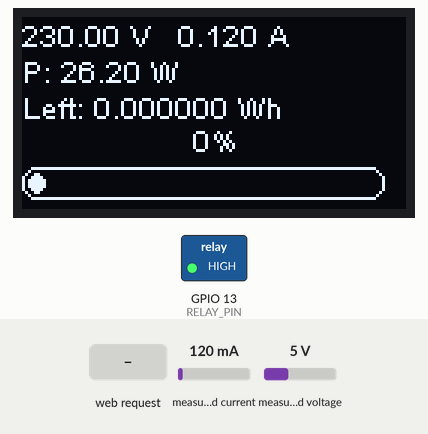
The sketch below on a simulated ESP8266 (NodeMCU). On the bench: 128×64 one-colour display, switched loads named in the sketch (green lamp = pin HIGH). Inputs (shaded band) come from the test bench; at power-on: measured current 120 mA, measured voltage 5 V. EEPROM starts erased; what the sketch prints to the serial monitor is not drawn.

Above: at 3.2 s.
3.3 s: HTTP request GET /add?val=1 received
At 3.52 s:
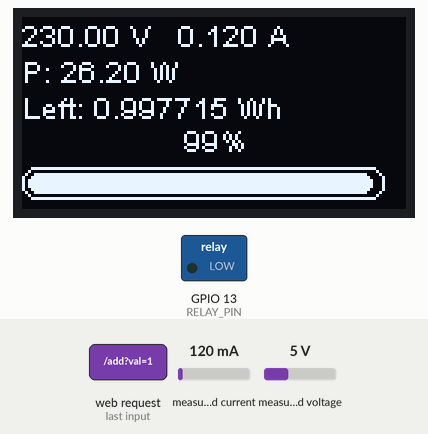
5.7 s: measured current set to 40 mA
At 5.97 s:
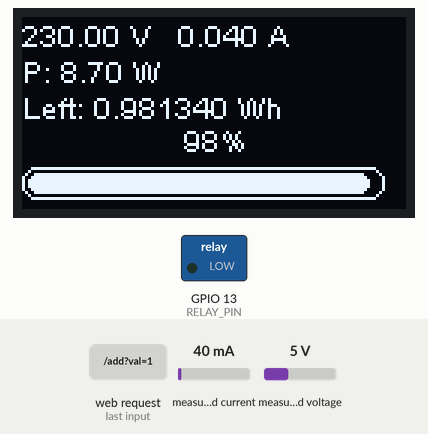
7.3 s: measured voltage set to 0.3 V
At 7.51 s:
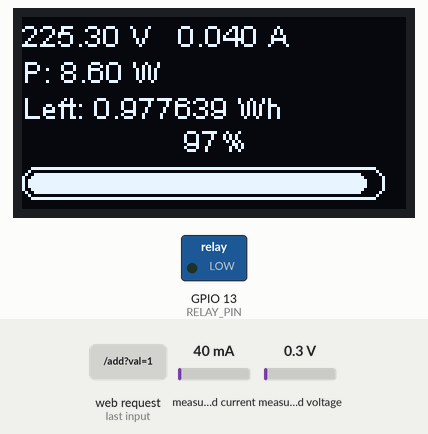
8.8 s: measured current set to 500 mA
At 9.04 s:
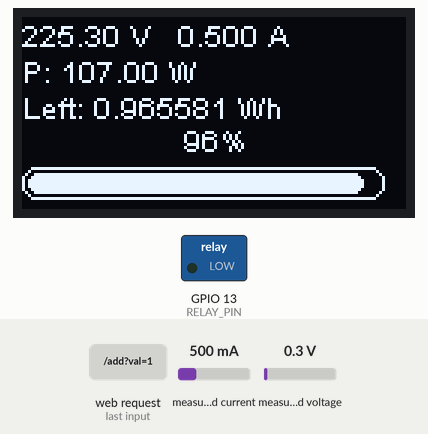
10.3 s: measured voltage set to 3.8 V
At 10.58 s:
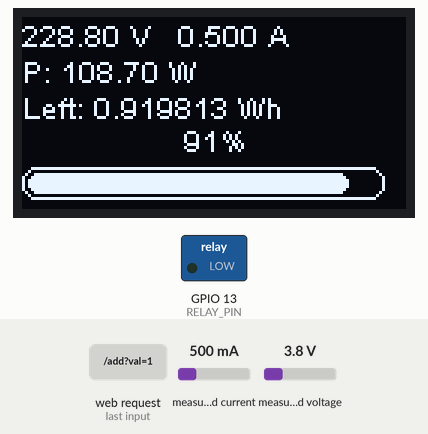
Timing chart, 0 to 12.9 s (numbered marks = the images above; inputs shaded):
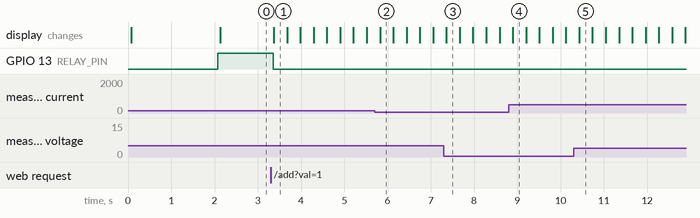

The sketch:

esp8266_code.ino
```cpp
/*
Power Meter
by Tolojanahary
Co-developed with Rina
*/

#include <ESP8266WiFi.h>
#include <ESP8266WebServer.h>
#include <EEPROM.h>

#include <PZEM004Tv30.h>
#include <SoftwareSerial.h>

#include <Wire.h>
#include "SSD1306Wire.h"

// -------- HARDWARE CONFIG ----------
#define RELAY_PIN 13               // Relay pin (active LOW)
SSD1306Wire display(0x3c, 14, 12); // OLED I2C: address, SDA(GPIO), SCL(GPIO)

// PZEM using SoftwareSerial
SoftwareSerial pzemSW(2, 0);       // RX, TX
PZEM004Tv30 pzem(pzemSW);

// -------- WIFI AP ----------
const char* ap_ssid = "systemmpd";    //<<<<<<<<<< Acces point NAME
const char* ap_pass = "123456789";    //<<<<<<<<<< Acces point PASSWORD
ESP8266WebServer server(80);

// -------- ENERGY VARIABLES ----------
float energyMax = 0.0;   // total energy allocated (Wh)
float energyLeft = 0.0;  // remaining energy (Wh)

// EEPROM layout (store two floats)
#define EEPROM_SIZE 128
#define ADDR_ENERGY_MAX 0      // float (4 bytes)
#define ADDR_ENERGY_LEFT 4     // float (4 bytes)

// Time tracking for consumption calculation
unsigned long lastMillis = 0;

// -------- HTML PAGES (user + admin) ----------
const char* pageIndex = R"rawliteral(
<!doctype html>
<html>
<head>
<meta charset="utf-8">
<title>Systeme Energie</title>
<meta name="viewport" content="width=device-width,initial-scale=1">
<style>
  body{font-family:Arial,Helvetica,sans-serif;background:#0f1720;color:#e6eef8;margin:0;padding:12px}
  .card{background:#102027;border-radius:8px;padding:12px;margin-bottom:12px;box-shadow:0 4px 12px rgba(0,0,0,0.5)}
  h1{font-size:18px;margin:0 0 8px 0}
  .row{display:flex;justify-content:space-between;align-items:center;margin-bottom:6px}
  .big{font-size:20px;font-weight:700}
  .small{font-size:12px;color:#a8b6c6}
  .btn{display:inline-block;background:#2563eb;color:white;padding:8px 12px;border-radius:6px;text-decoration:none}
  .btn.secondary{background:#64748b}
  .progress{height:16px;background:#0b1220;border-radius:8px;overflow:hidden}
  .bar{height:100%;background:linear-gradient(90deg,#10b981,#06b6d4);width:0%}
  .center{text-align:center}
  .adminLink{float:right;background:#111827;padding:6px 10px;border-radius:6px;color:#9fb3ff;text-decoration:none}
  input[type="text"]{width:100%;padding:8px;border-radius:6px;border:1px solid #223344;background:#071020;color:#e6eef8}
  .controls{display:flex;gap:8px}
  @media (min-width:480px){ .controls {max-width:420px} }
</style>
</head>
<body>
  <div class="card">
    <h1>Systeme Energie <a class="adminLink" href="/admin">Admin</a></h1>
    <div class="row"><div> Tension (V) </div><div id="voltage" class="big">--</div></div>
    <div class="row"><div> Courant (A) </div><div id="current" class="big">--</div></div>
    <div class="row"><div> Puissance (W) </div><div id="power" class="big">--</div></div>
    <div class="row"><div> Energie restante (Wh) </div><div id="energy" class="big">--</div></div>
    <div class="row"><div> Relais </div><div id="relay" class="big">--</div></div>
    <div style="margin-top:8px">
      <div class="progress"><div id="bar" class="bar"></div></div>
      <div class="center small" id="percent">0%</div>
    </div>
  </div>

  <div class="card center small">
    <a class="btn" id="refreshBtn" href="javascript:;">Rafraîchir</a>
    <a class="btn secondary" href="/">Accueil</a>
  </div>

<script>
function update(){
  fetch('/status').then(r=>r.json()).then(j=>{
    document.getElementById('voltage').innerText = j.voltage.toFixed(2);
    document.getElementById('current').innerText = j.current.toFixed(3);
    document.getElementById('power').innerText = j.power.toFixed(2);
    document.getElementById('energy').innerText = j.energy.toFixed(4);
    document.getElementById('relay').innerText = j.relay ? "ON" : "OFF";
    document.getElementById('bar').style.width = Math.min(100,Math.max(0,j.percent)) + "%";
    document.getElementById('percent').innerText = Math.round(j.percent) + "%";
  }).catch(e=>{
    console.log('err',e);
  });
}

document.getElementById('refreshBtn').addEventListener('click', update);
setInterval(update, 1500);
update();
</script>
</body>
</html>
)rawliteral";

const char* pageAdmin = R"rawliteral(
<!doctype html>
<html>
<head>
<meta charset="utf-8">
<title>Admin - Systeme Energie</title>
<meta name="viewport" content="width=device-width,initial-scale=1">
<style>
  body{font-family:Arial,Helvetica,sans-serif;background:#071026;color:#e6eef8;margin:0;padding:16px}
  .card{background:#0f1720;border-radius:8px;padding:12px;margin-bottom:12px}
  h1{margin:0 0 10px 0}
  input[type="text"]{width:100%;padding:8px;border-radius:6px;border:1px solid #223344;background:#071020;color:#e6eef8;margin-bottom:8px}
  .btn{display:inline-block;background:#059669;color:white;padding:8px 12px;border-radius:6px;text-decoration:none;margin-right:6px}
  .btn.danger{background:#ef4444}
  .small{font-size:13px;color:#9fb3ff}
  .row{display:flex;gap:8px;align-items:center}
</style>
</head>
<body>
  <div class="card">
    <h1>Mode Admin</h1>
    <div class="small">Valeur actuelle d'énergie: <span id="curE">--</span> Wh</div>
    <div style="height:12px"></div>
    <input id="valInput" type="text" placeholder="Ex: 0.05">
    <div class="row">
      <a class="btn" href="javascript:add()">Ajouter</a>
      <a class="btn danger" href="javascript:sub()">Soustraire</a>
      <a class="btn" href="/">Retour</a>
    </div>
    <div style="height:12px"></div>
    <div class="small" id="msg"></div>
  </div>

<script>
function fetchEnergy(){
  fetch('/status').then(r=>r.json()).then(j=>{
    document.getElementById('curE').innerText = j.energy.toFixed(4);
  });
}
function add(){
  const v = document.getElementById('valInput').value;
  if(!v) { document.getElementById('msg').innerText='Entrez une valeur'; return; }
  fetch('/add?val=' + encodeURIComponent(v)).then(r=>r.json()).then(j=>{
    document.getElementById('msg').innerText = j.msg;
    fetchEnergy();
  });
}
function sub(){
  const v = document.getElementById('valInput').value;
  if(!v) { document.getElementById('msg').innerText='Entrez une valeur'; return; }
  fetch('/sub?val=' + encodeURIComponent(v)).then(r=>r.json()).then(j=>{
    document.getElementById('msg').innerText = j.msg;
    fetchEnergy();
  });
}
fetchEnergy();
</script>
</body>
</html>
)rawliteral";

// ---------- EEPROM helpers ----------
void writeFloatToEEPROM(int addrOffset, float value) {
  byte *ptr = (byte*)(void*)&value;
  for (unsigned int i = 0; i < sizeof(float); i++) {
    EEPROM.write(addrOffset + i, *ptr++);
  }
  EEPROM.commit();
}

float readFloatFromEEPROM(int addrOffset) {
  float value = 0.0;
  byte *ptr = (byte*)(void*)&value;
  for (unsigned int i = 0; i < sizeof(float); i++) {
    *ptr++ = EEPROM.read(addrOffset + i);
  }
  return value;
}

// ---------- Web handlers ----------
void handleRoot(){
  server.send(200, "text/html", pageIndex);
}

void handleAdmin(){
  server.send(200, "text/html", pageAdmin);
}

void handleStatus(){
  float V = pzem.voltage(); if (isnan(V)) V = 0;
  float A = pzem.current(); if (isnan(A)) A = 0;
  float W = pzem.power();   if (isnan(W)) W = 0;

  float percent = 0.0;
  if (energyMax > 0.0) percent = (energyLeft / energyMax) * 100.0;
  if (percent < 0) percent = 0;
  if (percent > 100) percent = 100;

  String json = "{";
  json += "\"voltage\":" + String(V, 4) + ",";
  json += "\"current\":" + String(A, 6) + ",";
  json += "\"power\":" + String(W, 4) + ",";
  json += "\"energy\":" + String(energyLeft, 6) + ",";
  json += "\"percent\":" + String(percent, 2) + ",";
  json += "\"relay\":" + String(digitalRead(RELAY_PIN) == LOW ? "true" : "false");
  json += "}";
  server.send(200, "application/json", json);
}

void handleAdd(){
  if (!server.hasArg("val")) {
    server.send(400, "application/json", "{\"ok\":false,\"msg\":\"missing val\"}");
    return;
  }
  String sval = server.arg("val");
  sval.trim();
  float v = sval.toFloat();
  if (isnan(v) || v <= 0.0) {
    server.send(200, "application/json", "{\"ok\":false,\"msg\":\"valeur invalide\"}");
    return;
  }

  // Update both energyMax and energyLeft immediately
  energyMax += v;
  energyLeft += v;

  // Guard against negative
  if (energyMax < 0.0) energyMax = 0.0;
  if (energyLeft < 0.0) energyLeft = 0.0;

  // Ensure energyLeft does not exceed energyMax
  if (energyLeft > energyMax) energyLeft = energyMax;

  // Persist
  writeFloatToEEPROM(ADDR_ENERGY_MAX, energyMax);
  writeFloatToEEPROM(ADDR_ENERGY_LEFT, energyLeft);

  String res = "{\"ok\":true,\"msg\":\"Ajouté: " + String(v, 6) + "\"}";
  server.send(200, "application/json", res);
}

void handleSub(){
  if (!server.hasArg("val")) {
    server.send(400, "application/json", "{\"ok\":false,\"msg\":\"missing val\"}");
    return;
  }
  String sval = server.arg("val");
  sval.trim();
  float v = sval.toFloat();
  if (isnan(v) || v <= 0.0) {
    server.send(200, "application/json", "{\"ok\":false,\"msg\":\"valeur invalide\"}");
    return;
  }

  // Subtract from both energyMax and energyLeft
  energyMax -= v;
  energyLeft -= v;

  // Prevent negative
  if (energyMax < 0.0) energyMax = 0.0;
  if (energyLeft < 0.0) energyLeft = 0.0;

  // Ensure energyLeft <= energyMax
  if (energyLeft > energyMax) energyLeft = energyMax;

  // Persist
  writeFloatToEEPROM(ADDR_ENERGY_MAX, energyMax);
  writeFloatToEEPROM(ADDR_ENERGY_LEFT, energyLeft);

  String res = "{\"ok\":true,\"msg\":\"Soustrait: " + String(v, 6) + "\"}";
  server.send(200, "application/json", res);
}

void handleNotFound(){
  server.send(404, "text/plain", "Not found");
}

// ---------- Helper functions ----------
void updateRelay(){
  // Relay active LOW
  if (energyLeft > 0.0) digitalWrite(RELAY_PIN, LOW);  // ON
  else digitalWrite(RELAY_PIN, HIGH);                  // OFF
}

int getProgressPercent(){
  if (energyMax <= 0.0) return 0;
  float p = (energyLeft / energyMax) * 100.0;
  if (p < 0) p = 0;
  if (p > 100) p = 100;
  return (int)p;
}

void drawOLED(float V, float A, float W){
  display.clear();
  display.setTextAlignment(TEXT_ALIGN_LEFT);

  display.drawString(0, 0, String(V, 2) + " V " + "  " + String(A, 3) + " A ");
  display.drawString(0, 12, "P: " + String(W, 2) + " W");
  display.drawString(0, 24, "Left: " + String(energyLeft, 6) + " Wh");

  int pct = getProgressPercent();
  display.drawProgressBar(0, 50, 120, 10, pct);
  display.setTextAlignment(TEXT_ALIGN_CENTER);
  display.drawString(64, 35, String(pct) + "%");

  display.display();
}

// ---------- setup ----------
void setup(){
  Serial.begin(115200);
  delay(50);

  // EEPROM
  EEPROM.begin(EEPROM_SIZE);
  float storedMax = readFloatFromEEPROM(ADDR_ENERGY_MAX);
  float storedLeft = readFloatFromEEPROM(ADDR_ENERGY_LEFT);

  // Validation: accept values in reasonable range
  if (!isnan(storedMax) && storedMax >= 0.0 && storedMax < 1e7) {
    energyMax = storedMax;
  } else {
    energyMax = 0.0;
  }
  if (!isnan(storedLeft) && storedLeft >= 0.0 && storedLeft <= 1e7) {
    energyLeft = storedLeft;
  } else {
    energyLeft = energyMax; // if not valid, assume full
  }
  // Ensure consistency
  if (energyLeft > energyMax) energyLeft = energyMax;

  Serial.printf("Restored from EEPROM: max=%f left=%f\n", energyMax, energyLeft);

  // OLED init
  display.init();
  display.flipScreenVertically();

  // --- Écran d’accueil stylisé ---
  display.clear();

  // GRAND : Nom (centré)
  display.setFont(ArialMT_Plain_16);
  display.setTextAlignment(TEXT_ALIGN_CENTER);
  display.drawString(64, 8, "Tolojanahary");

  // Moyen : Description (centré)
  display.setFont(ArialMT_Plain_16);
  display.drawString(64, 35, "Power Meter");

  // Petit : Version (bas à droite)
  display.setFont(ArialMT_Plain_10);
  display.setTextAlignment(TEXT_ALIGN_RIGHT);
  display.drawString(128, 54, "v0.6");

  // Affiche l’écran
  display.display();

  // Pause 1 seconde
  delay(2000);


  // Relay init
  pinMode(RELAY_PIN, OUTPUT);
  digitalWrite(RELAY_PIN, HIGH);

  // Start AP
  WiFi.mode(WIFI_AP);
  WiFi.softAP(ap_ssid, ap_pass);
  IPAddress myIP = WiFi.softAPIP();
  Serial.print("AP started. IP=");
  Serial.println(myIP);

  // Web handlers
  server.on("/", handleRoot);
  server.on("/admin", handleAdmin);
  server.on("/status", handleStatus);
  server.on("/add", handleAdd);
  server.on("/sub", handleSub);
  server.onNotFound(handleNotFound);
  server.begin();

  lastMillis = millis();
}

// ---------- loop ----------
void loop(){
  server.handleClient();

  // Read PZEM values (best effort)
  float V = pzem.voltage(); if (isnan(V)) V = 0;
  float A = pzem.current(); if (isnan(A)) A = 0;
  float W = pzem.power();   if (isnan(W)) W = 0;

  // compute delta time (seconds)
  unsigned long now = millis();
  float dt_seconds = (now - lastMillis) / 1000.0;
  lastMillis = now;

  // energy consumed in this interval (Wh) = P(W) * dt(h)
  if (W > 0.0 && dt_seconds > 0.0) {
    float consumed = W * (dt_seconds / 3600.0);
    energyLeft -= consumed;
    if (energyLeft < 0.0) energyLeft = 0.0;
  }

  // Ensure energyLeft <= energyMax
  if (energyLeft > energyMax) energyLeft = energyMax;

  if (energyLeft <= 0) {
    energyLeft = 0;
    energyMax = 0;  //
}


  // Update relay
  updateRelay();

  // Update OLED
  drawOLED(V, A, W);

  delay(250);
}
```

Measured:
- after the input at 3.3 s, GPIO 13 (RELAY_PIN): HIGH → LOW after 0.06 s; the display: changes after 0.07 s (image 1)
